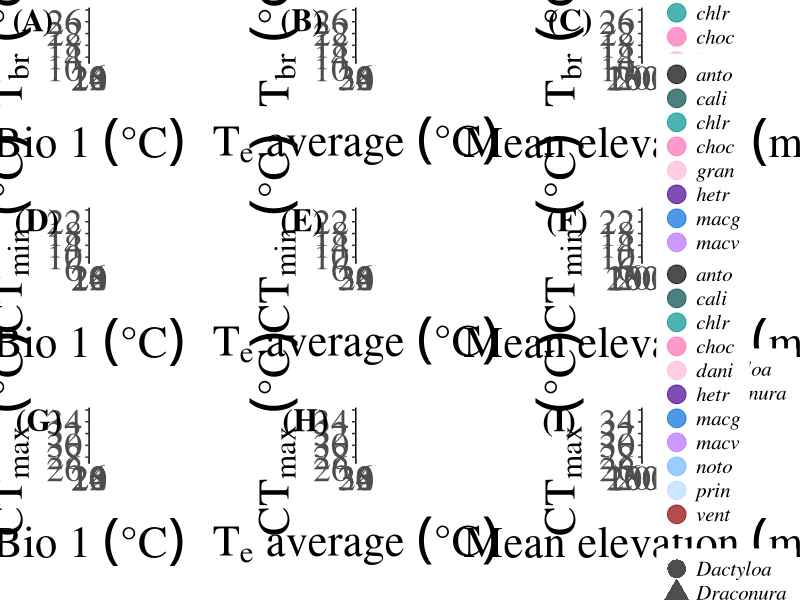

This chart was generated by the following R code:
library(ggplot2)
library(plyr)
library(grid)
library(gridExtra)
library(cowplot)
library(ggrepel)


##########################################################################
######                                                              ######
######         Box plot for CTmax, CTmin and Bio                    ######
######         vs Elevation, Bio 1 and Te average                   ######
######         uses "New_PGLS_CTmax_Sept24.csv"                     ######
######         uses "New_PGLS_CTmin_Sept24.csv"                     ######
######         uses "New_PGLS_Tb_Sept24.csv"                        ######
######                                                              ######
##########################################################################

setwd("C:/Users/jhanc/Box/Investigacion/Investigaciones/Side projects/Anolis/CT/Last_analysis/NewTree")



###############
####       ####
#### CTmax ####
####       ####
###############
data <- read.csv("New_PGLS_CTmax_Sept24.csv", header=1)
attach(data)
head(data)

## CTmax vs Bio 1
bio1_ctmax <- ggplot(data, aes(x = bio1, y = ctmax, shape = clade)) +
  geom_point(aes(color = Sp), size = 6, alpha = 0.7) +
  geom_abline(intercept = 17.870792, slope = 0.612534, linewidth=1.5, linetype="dashed") + # pgls.SEy regression result
  geom_abline(intercept = 14.214171 , slope = 0.743273, linewidth=1.5, color = "#d8572a") + #Draconura
  geom_abline(intercept = 19.974116, slope = 0.520007, linewidth=1.5, color = "#004e98") + #Dactyloa
  
  scale_x_continuous(breaks = seq(16, 24, 2), limit = c(16, 24)) +
  scale_y_continuous(breaks = seq(26, 34, 2), limit = c(26, 34)) +
  
  theme_classic() +
  
  guides(col = guide_legend(nrow = 4, override.aes = list(size = 5)))+
  
  scale_color_manual(values=c("black", "#004949","#009292", "#ff6db6",
                              "#ffb6db","#490092", "#006ddb","#b66dff", 
                              "#6db6ff","#b6dbff", "#920000", "#924900",
                              "#24ff24","#ffff6d"),
                     breaks = c("antonii", "calimae", "chloris","chocorum", "danieli",
                                "heterodermus", "maculigula", "maculiventris",
                                "notopholis", "princeps", "ventrimaculatus"),
                     labels = c("anto", "calim", "chlr","choc", "dani",
                                "hetr", "macg", "macv",
                                "noto", "prin", "vent")) +

  theme(legend.position = "none",
        plot.margin = margin(0, 5, 1, 0.1, "cm"))+
  
  guides(color=guide_legend(ncol =2)) +
  
  xlab(expression(Bio~1~("°"*C))) +
  ylab(expression(CT[max]~("°"*C))) +
  
  theme(axis.text.x = element_text(family="serif", size = 26, lineheight = 0.9, vjust = 1)) +
  theme(axis.text.y = element_text(family="serif",size = 26, lineheight = 0.9, vjust = 1)) +
  theme(axis.title.y = element_text(family="serif",vjust=1.2, size=32)) +
  theme(axis.title.x = element_text(family="serif",vjust=-0.5, size=32))



## CTmax vs Elevation
ele_ctmax <- ggplot(data, aes(x = mid.ele, y = ctmax, shape = clade)) +
  geom_point(aes(color = Sp), size = 6, alpha = 0.7) +
  geom_abline(intercept = 33.71600, slope = -0.00275, linewidth=1.5, linetype="dashed") + #pgls.SEy regression results
  geom_abline(intercept = 34.21586, slope = -0.00422, linewidth=1.5, color = "#d8572a") + #Draconura
  geom_abline(intercept = 33.73064, slope = -0.00239, linewidth=1.5, color = "#004e98") + #Dactyloa

  scale_x_continuous(breaks = seq(200, 2600, 800), limit = c(200, 2600)) +
  scale_y_continuous(breaks = seq(26, 34, 2), limit = c(26, 34)) +
  
  theme_classic() +
  
  guides(col = guide_legend(nrow = 4, override.aes = list(size = 5)))+
  
  scale_color_manual(values=c("black", "#004949","#009292", "#ff6db6",
                              "#ffb6db","#490092", "#006ddb","#b66dff", 
                              "#6db6ff","#b6dbff", "#920000", "#924900",
                              "#24ff24","#ffff6d"),
                     breaks = c("antonii", "calimae", "chloris","chocorum", "danieli",
                                "heterodermus", "maculigula", "maculiventris",
                                "notopholis", "princeps", "ventrimaculatus"),
                     labels = c("anto", "cali", "chlr","choc", "dani",
                                "hetr", "macg", "macv",
                                "noto", "prin", "vent")) +
  
  theme(legend.key = element_rect(colour = "white"), 
        legend.background = element_rect(colour = "white"),
        legend.text=element_text(family="serif", size=15, face="italic"),
        legend.title=element_blank()) +
  
  guides(color=guide_legend(ncol =1)) +
  
  xlab(expression(Mean~elevation~(m))) +
  ylab(expression(CT[max]~("°"*C))) +

  theme(axis.text.x = element_text(family="serif", size = 26, lineheight = 0.9, vjust = 1)) +
  theme(axis.text.y = element_text(family="serif",size = 26, lineheight = 0.9, vjust = 1)) +
  theme(axis.title.y = element_text(family="serif",vjust=1.2, size=32)) +
  theme(axis.title.x = element_text(family="serif",vjust=-0.5, size=32))



# CTmax vs Te average
te_ctmax <- ggplot(data, aes(x = Te_ave, y = ctmax, shape = clade)) +
  geom_point(aes(color = Sp), size = 6, alpha = 0.7) +
  geom_abline(intercept = 7.538916, slope = 0.716098, linewidth=1.5, linetype="dashed") + #pgls.SEy regression results
  geom_abline(intercept = 3.543057 , slope = 0.819291, linewidth=1.5, color = "#d8572a") + #Draconura
  geom_abline(intercept = 10.359650, slope = 0.633801, linewidth=1.5, color = "#004e98") + #Dactyloa
  
  scale_x_continuous(breaks = seq(28, 36, 2), limit = c(28, 36)) +
  scale_y_continuous(breaks = seq(26, 34, 2), limit = c(26, 34)) +
  theme_classic() +
  guides(col = guide_legend(nrow = 4, override.aes = list(size = 5)))+
  
  scale_color_manual(values=c("black", "#004949","#009292", "#ff6db6",
                              "#ffb6db","#490092", "#006ddb","#b66dff", 
                              "#6db6ff","#b6dbff", "#920000", "#924900",
                              "#24ff24","#ffff6d"),
                     breaks = c("antonii", "calimae", "chloris","chocorum", "danieli",
                                "heterodermus", "maculigula", "maculiventris",
                                "notopholis", "princeps", "ventrimaculatus"),
                     labels = c("anto", "cali", "chlr","choc", "dani",
                                "hetr", "macg", "macv",
                                "noto", "prin", "vent")) +

  theme(legend.position = "none",
        plot.margin = margin(0, 5, 1, 0.1, "cm"))+
  
  guides(color=guide_legend(ncol =2)) +
  
  xlab(expression(T[e]~average~("°"*C))) +
  ylab(expression(CT[max]~("°"*C))) +
  
  theme(axis.text.x = element_text(family="serif", size = 26, lineheight = 0.9, vjust = 1)) +
  theme(axis.text.y = element_text(family="serif",size = 26, lineheight = 0.9, vjust = 1)) +
  theme(axis.title.y = element_text(family="serif",vjust=1.2, size=32)) +
  theme(axis.title.x = element_text(family="serif",vjust=-0.5, size=32))




###############
####       ####
#### CTmin ####
####       ####
###############
data2 = read.csv(file="New_PGLS_CTmin_Sept24.csv", header=TRUE)
attach(data2)
head(data2)

# CTmin vs Bio 1
bio1_ctmin <- ggplot(data2, aes(x = bio1, y = ctmin, shape = clade)) +
  geom_point(aes(color = Sp),  size = 6, alpha = 0.7) +
  geom_abline(intercept = 2.5443051, slope = 0.5664828, linewidth=1.5, linetype="dashed") + #pgls.SEy regression results
  geom_abline(intercept = 5.961357, slope = 0.409415, linewidth=1.5, color = "#d8572a") + #Draconura
  geom_abline(intercept = -2.8124277, slope = 0.8464473, linewidth=1.5, color = "#004e98") + #Dactyloa
  
  scale_x_continuous(breaks = seq(16, 24, 2), limit = c(16, 24)) +
  scale_y_continuous(breaks = seq(6, 22, 4), limit = c(6, 22)) +
  theme_classic() +
  
  guides(col = guide_legend(nrow = 4, override.aes = list(size = 5)))+
  
  scale_color_manual(values=c("black", "#004949","#009292", "#ff6db6",
                              "#ffb6db","#490092", "#006ddb","#b66dff", 
                              "#6db6ff","#b6dbff", "#920000", "#924900",
                              "#24ff24","#ffff6d"),
                     breaks = c("antonii", "calimae", "chloris","chocorum", "granuliceps",
                                "heterodermus", "maculigula", "maculiventris",
                                "notopholis", "princeps", "ventrimaculatus"),
                     labels = c("anto", "cali", "chlr","choc", "gran",
                                "hetr", "macg", "macv",
                                "noto", "prin", "vent")) +
  
  theme(legend.position = "none",
        plot.margin = margin(0, 5, 1, 0.1, "cm"))+
  
  guides(color=guide_legend(ncol =2)) +
  
  xlab(expression(Bio~1~("°"*C))) +
  ylab(expression(CT[min]~("°"*C))) +
  
  theme(axis.text.x = element_text(family="serif", size = 26, lineheight = 0.9, vjust = 1)) +
  theme(axis.text.y = element_text(family="serif",size = 26, lineheight = 0.9, vjust = 1)) +
  theme(axis.title.y = element_text(family="serif",vjust=1.2, size=32)) +
  theme(axis.title.x = element_text(family="serif",vjust=-0.5, size=32))


# CTmin vs Elevation
ele_ctmin <- ggplot(data2, aes(x = mid.ele, y = ctmin, shape = clade)) +
  geom_point(aes(color = Sp),  size = 6, alpha = 0.7) +
  geom_abline(intercept = 16.940582, slope = -0.002407, linewidth=1.5, linetype="dashed") + #pgls.SEy regression results
  geom_abline(intercept = 16.183112, slope = -0.001695, linewidth=1.5, color = "#d8572a") + #Draconura
  geom_abline(intercept = 18.892566, slope =  -0.003549, linewidth=1.5, color = "#004e98") + #Dactyloa
  
  scale_x_continuous(breaks = seq(200, 2600, 800), limit = c(200, 2600)) +
  scale_y_continuous(breaks = seq(6, 22, 4), limit = c(6, 22)) +
  theme_classic() +
  
  guides(col = guide_legend(nrow = 4, override.aes = list(size = 5)))+
  
  scale_color_manual(values=c("black", "#004949","#009292", "#ff6db6",
                              "#ffb6db","#490092", "#006ddb","#b66dff", 
                              "#6db6ff","#b6dbff", "#920000", "#924900",
                              "#24ff24","#ffff6d"),
                     breaks = c("antonii", "calimae", "chloris","chocorum", "granuliceps",
                                "heterodermus", "maculigula", "maculiventris",
                                "notopholis", "princeps", "ventrimaculatus"),
                     labels = c("anto", "cali", "chlr","choc", "gran",
                                "hetr", "macg", "macv",
                                "noto", "prin", "vent")) +
  
  theme(legend.key = element_rect(colour = "white"), 
        legend.background = element_rect(colour = "white"),
        legend.text=element_text(family="serif", size=15, face="italic"),
        legend.title=element_blank()) +
  
  guides(color=guide_legend(ncol =1)) +
  
  xlab(expression(Mean~elevation~(m))) +
  ylab(expression(CT[min]~("°"*C))) +
  
  theme(axis.text.x = element_text(family="serif", size = 26, lineheight = 0.9, vjust = 1)) +
  theme(axis.text.y = element_text(family="serif",size = 26, lineheight = 0.9, vjust = 1)) +
  theme(axis.title.y = element_text(family="serif",vjust=1.2, size=32)) +
  theme(axis.title.x = element_text(family="serif",vjust=-0.5, size=32))


# CTmin vs Te average
te_ctmin <- ggplot(data2, aes(x = Te_ave, y = ctmin, shape = clade)) +
  geom_point(aes(color = Sp), size = 6, alpha = 0.7) +
  geom_abline(intercept = -6.083262, slope = 0.638362, linewidth=1.5, linetype="dashed") + #pgls.SEy regression results
  geom_abline(intercept = 0.0401898, slope = 0.4527722, linewidth=1.5, color = "#d8572a") + #Draconura
  geom_abline(intercept = -12.281122, slope = 0.837458, linewidth=1.5, color = "#004e98") + #Dactyloa
  
  scale_x_continuous(breaks = seq(28, 36, 2), limit = c(28, 36)) +
  scale_y_continuous(breaks = seq(6, 22, 4), limit = c(6, 22)) +
  theme_classic() +
  guides(col = guide_legend(nrow = 4, override.aes = list(size = 5)))+
  
  scale_color_manual(values=c("black", "#004949","#009292", "#ff6db6",
                              "#ffb6db","#490092", "#006ddb","#b66dff", 
                              "#6db6ff","#b6dbff", "#920000", "#924900",
                              "#24ff24","#ffff6d"),
                     breaks = c("antonii", "calimae", "chloris","chocorum", "granuliceps",
                                "heterodermus", "maculigula", "maculiventris",
                                "notopholis", "princeps", "ventrimaculatus"),
                     labels = c("anto", "cali", "chlr","choc", "gran",
                                "hetr", "macg", "macv",
                                "noto", "prin", "vent")) +
  
  theme(legend.position = "none",
        plot.margin = margin(0, 5, 1, 0.1, "cm"))+
  
  guides(color=guide_legend(ncol =2)) +
  
  xlab(expression(T[e]~average~("°"*C))) +
  ylab(expression(CT[min]~("°"*C))) +
  
  theme(axis.text.x = element_text(family="serif", size = 26, lineheight = 0.9, vjust = 1)) +
  theme(axis.text.y = element_text(family="serif",size = 26, lineheight = 0.9, vjust = 1)) +
  theme(axis.title.y = element_text(family="serif",vjust=1.2, size=32)) +
  theme(axis.title.x = element_text(family="serif",vjust=-0.5, size=32))




###############
####       ####
####  Tb   ####
####       ####
###############
data3 = read.csv(file="New_PGLS_Tb_Sept24.csv", header=TRUE)
attach(data3)
head(data3)

# Tb vs Bio 1
bio1_breadth <- ggplot(data3, aes(x = bio1, y = breadth, shape = clade)) +
  geom_point(aes(color = species),  size = 6, alpha = 0.7) +
  geom_abline(intercept = 20.01982, slope = -0.17527, linewidth=1.5, linetype="dashed") + #pgls regression results
  geom_abline(intercept = 13.47216, slope = 0.10344, linewidth=1.5, color = "#d8572a") + #Draconura
  geom_abline(intercept =  22.03476, slope =  -0.26161, linewidth=1.5, color = "#004e98") + #Dactyloa
  
  scale_x_continuous(breaks = seq(16, 24, 2), limit = c(16, 24)) +
  scale_y_continuous(breaks = seq(10, 26, 4), limit = c(10, 26)) +
  theme_classic() +
  
  guides(col = guide_legend(nrow = 4, override.aes = list(size = 5)))+
  
  scale_color_manual(values=c("black", "#004949","#009292", "#ff6db6",
                              "#ffb6db","#490092", "#006ddb","#b66dff", 
                              "#6db6ff","#b6dbff", "#920000", "#924900",
                              "#24ff24","#ffff6d"),
                     breaks = c("antonii", "calimae", "chloris","chocorum",
                                "heterodermus", "maculigula", "maculiventris",
                                "notopholis", "princeps", "ventrimaculatus"),
                     labels = c("anto", "cali", "chlr","choc",
                                "hetr", "macg", "macv",
                                "noto", "prin", "vent")) +
  
  theme(legend.position = "none",
        plot.margin = margin(0, 5, 1, 0.1, "cm"))+
  
  guides(color=guide_legend(ncol =2)) +
  
  xlab(expression(Bio~1~("°"*C))) +
  ylab(expression(T[br]~("°"*C))) +
  
  theme(axis.text.x = element_text(family="serif", size = 26, lineheight = 0.9, vjust = 1)) +
  theme(axis.text.y = element_text(family="serif",size = 26, lineheight = 0.9, vjust = 1)) +
  theme(axis.title.y = element_text(family="serif",vjust=1.2, size=32)) +
  theme(axis.title.x = element_text(family="serif",vjust=-0.5, size=32))


## Tb vs Elevation
ele_breadth <- ggplot(data3, aes(x = mid.ele, y = breadth, shape = clade)) +
  geom_point(aes(color = species),  size = 6, alpha = 0.7) +
  geom_abline(intercept = 1.5688e+01, slope = 6.3415e-04, linewidth=1.5, linetype="dashed") + #pgls regression results
  geom_abline(intercept = 16.4687773, slope = -0.0010010, linewidth=1.5, color = "#d8572a") + #Draconura
  geom_abline(intercept = 1.5553e+01, slope =  9.5644e-04, linewidth=1.5, color = "#004e98") + #Dactyloa
  
  scale_x_continuous(breaks = seq(200, 2600, 800), limit = c(200, 2600)) +
  scale_y_continuous(breaks = seq(10, 26, 4), limit = c(10, 26)) +
  theme_classic() +
  
  guides(col = guide_legend(nrow = 4, override.aes = list(size = 5)))+
  
  scale_color_manual(values=c("black", "#004949","#009292", "#ff6db6",
                              "#ffb6db","#490092", "#006ddb","#b66dff", 
                              "#6db6ff","#b6dbff", "#920000", "#924900",
                              "#24ff24","#ffff6d"),
                     breaks = c("antonii", "calimae", "chloris","chocorum",
                                "heterodermus", "maculigula", "maculiventris",
                                "notopholis", "princeps", "ventrimaculatus"),
                     labels = c("anto", "cali", "chlr","choc",
                                "hetr", "macg", "macv",
                                "noto", "prin", "vent")) +
  
  theme(legend.key = element_rect(colour = "white"), 
        legend.background = element_rect(colour = "white"),
        legend.text=element_text(family="serif", size=15, face="italic"),
        legend.title=element_blank()) +
  guides(color=guide_legend(ncol =1)) +
  
  xlab(expression(Mean~elevation~(m))) +
  ylab(expression(T[br]~("°"*C))) +
  
  theme(axis.text.x = element_text(family="serif", size = 26, lineheight = 0.9, vjust = 1)) +
  theme(axis.text.y = element_text(family="serif",size = 26, lineheight = 0.9, vjust = 1)) +
  theme(axis.title.y = element_text(family="serif",vjust=1.2, size=32)) +
  theme(axis.title.x = element_text(family="serif",vjust=-0.5, size=32))



te_breadth <- ggplot(data3, aes(x = te_ave, y = breadth, shape = clade)) +
  geom_point(aes(color = species), size = 6, alpha = 0.7) +
  geom_abline(intercept = 23.38013, slope = -0.21846, linewidth=1.5, linetype="dashed") + #pgls regression results
  geom_abline(intercept = 11.96686, slope = 0.11462, linewidth=1.5, color = "#d8572a") + #Draconura
  geom_abline(intercept = 27.12141, slope = -0.32811, linewidth=1.5, color = "#004e98") + #Dactyloa
  
  scale_x_continuous(breaks = seq(28, 36, 2), limit = c(28, 36)) +
  scale_y_continuous(breaks = seq(10, 26, 4), limit = c(10, 26)) +
  theme_classic() +
  guides(col = guide_legend(nrow = 4, override.aes = list(size = 5)))+
  
  scale_color_manual(values=c("black", "#004949","#009292", "#ff6db6",
                              "#ffb6db","#490092", "#006ddb","#b66dff", 
                              "#6db6ff","#b6dbff", "#920000", "#924900",
                              "#24ff24","#ffff6d"),
                     breaks = c("antonii", "calimae", "chloris","chocorum",
                                "heterodermus", "maculigula", "maculiventris",
                                "notopholis", "princeps", "ventrimaculatus"),
                     labels = c("anto", "cali", "chlr","choc",
                                "hetr", "macg", "macv",
                                "noto", "prin", "vent")) +
  
  theme(legend.position = "none",
        plot.margin = margin(0, 5, 1, 0.1, "cm"))+
  
  guides(color=guide_legend(ncol =2)) +
  
  xlab(expression(T[e]~average~("°"*C))) +
  ylab(expression(T[br]~("°"*C))) +
  
  theme(axis.text.x = element_text(family="serif", size = 26, lineheight = 0.9, vjust = 1)) +
  theme(axis.text.y = element_text(family="serif",size = 26, lineheight = 0.9, vjust = 1)) +
  theme(axis.title.y = element_text(family="serif",vjust=1.2, size=32)) +
  theme(axis.title.x = element_text(family="serif",vjust=-0.5, size=32))



################################
####                        ####
####  Let's save our plot   ####
####                        ####
################################

##############
## Let's save our plot

png("BoxPlot_Sept25_Main.png", height = 16, width = 18, units = "in", res = 300)

plot_grid(bio1_breadth, te_breadth, ele_breadth,  bio1_ctmin, te_ctmin, ele_ctmin,  bio1_ctmax, te_ctmax, ele_ctmax, 
          labels = c("(A)", "(B)", "(C)","(D)", "(E)", "(F)","(G)", "(H)", "(I)"),
          ncol = 3, nrow = 3, label_fontfamily = "serif", label_size = 23,
          align = "h", label_x = -0.03, label_y = 1.009, label_fontface = "bold")

dev.off()
